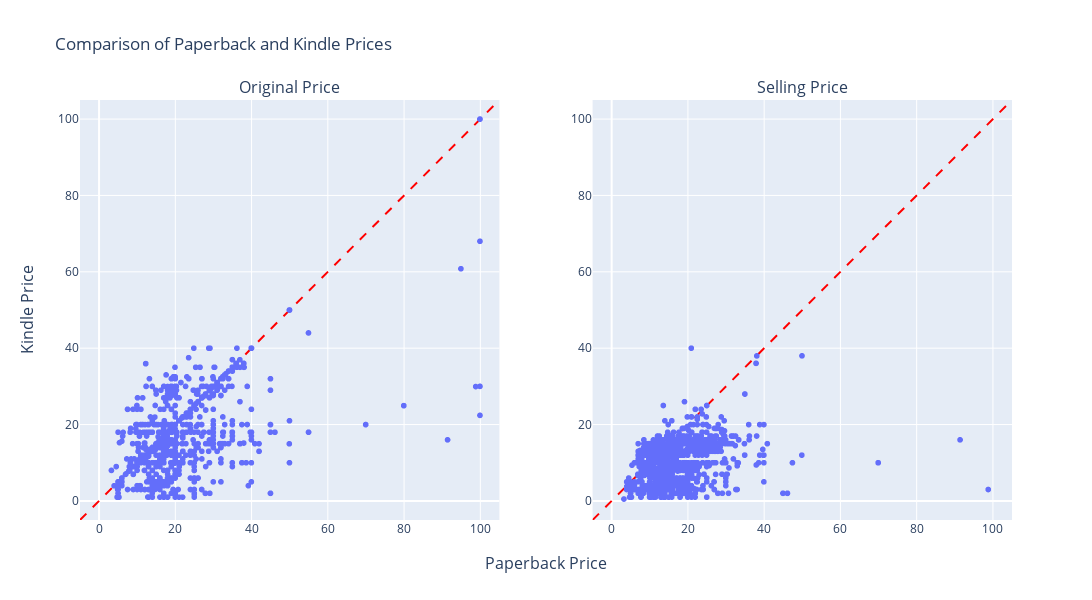
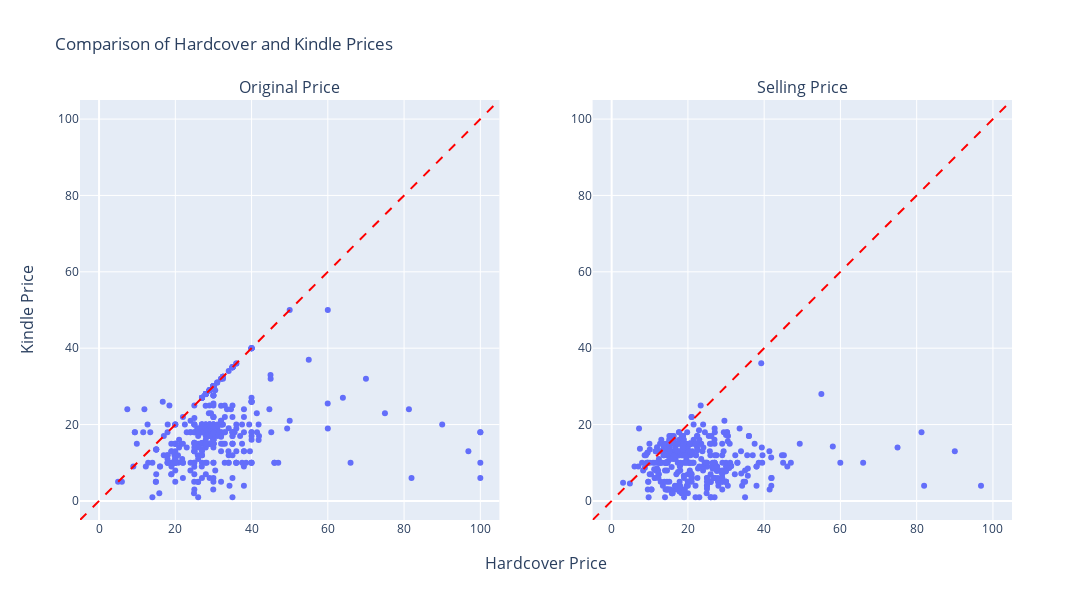
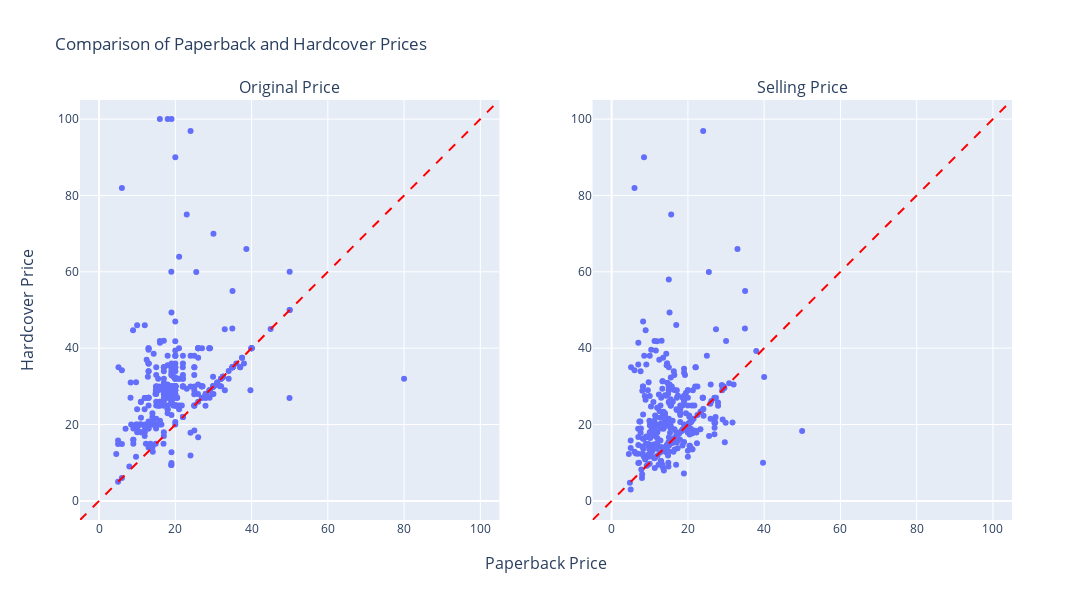

These figures' notebook cell, in order:
### Code cell
def plot_book_price_scatter(data: pd.DataFrame):
    # 調整價格的方法
    def adjust_price(df, column):
        adjusted_column = f"{column}-adjusted"
        df[adjusted_column] = df[column].apply(lambda x: min(x, 100))
        return adjusted_column

    # 設置軸的範圍和單位長
    min_val = 0
    max_val = 100
    buffer = 5  # 預留邊緣緩衝區
    min_val -= buffer
    max_val += buffer

    # 各種版本的組合
    combinations = [("paperback", "kindle"), ("hardcover", "kindle"), ("paperback", "hardcover")]

    for version1, version2 in combinations:
        # 篩選掉缺少必要數據的行
        filtered_data = data.dropna(subset=[f"{version1}-original_price", f"{version2}-original_price"])

        # 調整價格
        adjusted_data = filtered_data.copy()
        adjusted_version1_original = adjust_price(adjusted_data, f"{version1}-original_price")
        adjusted_version2_original = adjust_price(adjusted_data, f"{version2}-original_price")

        # 創建子圖（調整價格）
        fig = make_subplots(rows=1, cols=2, subplot_titles=("Original Price", "Selling Price"), x_title=f"{version1.capitalize()} Price", y_title=f"{version2.capitalize()} Price")

        # 原價-調整
        scatter1 = px.scatter(adjusted_data, x=adjusted_version1_original, y=adjusted_version2_original)
        scatter1.update_traces(showlegend=False)
        fig.add_traces(scatter1.data, rows=1, cols=1)

        # 售價-調整
        scatter2 = px.scatter(adjusted_data, x=f"{version1}-selling_price", y=f"{version2}-selling_price")
        scatter2.update_traces(showlegend=False)
        fig.add_traces(scatter2.data, rows=1, cols=2)

        # 更新子圖佈局，設置軸範圍和單位長
        fig.update_layout(
            height=600,
            width=1200,
            title_text=f"Comparison of {version1.capitalize()} and {version2.capitalize()} Prices",
            xaxis1=dict(range=[min_val, max_val]),
            yaxis1=dict(range=[min_val, max_val]),
            xaxis2=dict(range=[min_val, max_val]),
            yaxis2=dict(range=[min_val, max_val]),
        )

        # 添加45度線
        for i in range(1, 3):
            fig.add_trace(go.Scatter(x=[min_val, max_val], y=[min_val, max_val], mode="lines", line=dict(color="red", dash="dash"), showlegend=False), row=1, col=i)

        fig.write_image(f"0808_figs knidle_1dep 3formats/price scatter - {version1} - {version2}.svg")
        fig.show()


# 假設你的數據存在 data_kindle_1dep
plot_book_price_scatter(data_kindle_1dep)

### Figure 1 — Plotly figure (JSON) as saved in the notebook; plotly's stock layout.template omitted (floating-point values rounded to 4 significant figures; data arrays with more than 128 entries replaced by an {"elided": "..."} marker saying what was removed)
{"data": [{"hovertemplate": "paperback-original_price-adjusted=%{x}<br>kindle-original_price-adjusted=%{y}<extra></extra>", "legendgroup": "", "marker": {"color": "#636efa", "symbol": "circle"}, "mode": "markers", "name": "", "showlegend": false, "type": "scattergl", "x": {"elided": "1529 float values"}, "xaxis": "x", "y": {"elided": "1529 float values"}, "yaxis": "y"}, {"hovertemplate": "paperback-selling_price=%{x}<br>kindle-selling_price=%{y}<extra></extra>", "legendgroup": "", "marker": {"color": "#636efa", "symbol": "circle"}, "mode": "markers", "name": "", "showlegend": false, "type": "scattergl", "x": {"elided": "1529 float values"}, "xaxis": "x2", "y": {"elided": "1529 float values"}, "yaxis": "y2"}, {"line": {"color": "red", "dash": "dash"}, "mode": "lines", "showlegend": false, "type": "scatter", "x": [-5, 105], "xaxis": "x", "y": [-5, 105], "yaxis": "y"}, {"line": {"color": "red", "dash": "dash"}, "mode": "lines", "showlegend": false, "type": "scatter", "x": [-5, 105], "xaxis": "x2", "y": [-5, 105], "yaxis": "y2"}], "layout": {"annotations": [{"font": {"size": 16}, "showarrow": false, "text": "Original Price", "x": 0.225, "xanchor": "center", "xref": "paper", "y": 1, "yanchor": "bottom", "yref": "paper"}, {"font": {"size": 16}, "showarrow": false, "text": "Selling Price", "x": 0.775, "xanchor": "center", "xref": "paper", "y": 1, "yanchor": "bottom", "yref": "paper"}, {"font": {"size": 16}, "showarrow": false, "text": "Paperback Price", "x": 0.5, "xanchor": "center", "xref": "paper", "y": 0, "yanchor": "top", "yref": "paper", "yshift": -30}, {"font": {"size": 16}, "showarrow": false, "text": "Kindle Price", "textangle": -90, "x": 0, "xanchor": "right", "xref": "paper", "xshift": -40, "y": 0.5, "yanchor": "middle", "yref": "paper"}], "height": 600, "title": {"text": "Comparison of Paperback and Kindle Prices"}, "width": 1200, "xaxis": {"anchor": "y", "domain": [0, 0.45], "range": [-5, 105]}, "xaxis2": {"anchor": "y2", "domain": [0.55, 1], "range": [-5, 105]}, "yaxis": {"anchor": "x", "domain": [0, 1], "range": [-5, 105]}, "yaxis2": {"anchor": "x2", "domain": [0, 1], "range": [-5, 105]}}}

### Figure 2 — Plotly figure (JSON) as saved in the notebook; plotly's stock layout.template omitted (floating-point values rounded to 4 significant figures; data arrays with more than 128 entries replaced by an {"elided": "..."} marker saying what was removed)
{"data": [{"hovertemplate": "hardcover-original_price-adjusted=%{x}<br>kindle-original_price-adjusted=%{y}<extra></extra>", "legendgroup": "", "marker": {"color": "#636efa", "symbol": "circle"}, "mode": "markers", "name": "", "orientation": "v", "showlegend": false, "type": "scatter", "x": {"elided": "396 float values"}, "xaxis": "x", "y": {"elided": "396 float values"}, "yaxis": "y"}, {"hovertemplate": "hardcover-selling_price=%{x}<br>kindle-selling_price=%{y}<extra></extra>", "legendgroup": "", "marker": {"color": "#636efa", "symbol": "circle"}, "mode": "markers", "name": "", "orientation": "v", "showlegend": false, "type": "scatter", "x": {"elided": "396 float values"}, "xaxis": "x2", "y": {"elided": "396 float values"}, "yaxis": "y2"}, {"line": {"color": "red", "dash": "dash"}, "mode": "lines", "showlegend": false, "type": "scatter", "x": [-5, 105], "xaxis": "x", "y": [-5, 105], "yaxis": "y"}, {"line": {"color": "red", "dash": "dash"}, "mode": "lines", "showlegend": false, "type": "scatter", "x": [-5, 105], "xaxis": "x2", "y": [-5, 105], "yaxis": "y2"}], "layout": {"annotations": [{"font": {"size": 16}, "showarrow": false, "text": "Original Price", "x": 0.225, "xanchor": "center", "xref": "paper", "y": 1, "yanchor": "bottom", "yref": "paper"}, {"font": {"size": 16}, "showarrow": false, "text": "Selling Price", "x": 0.775, "xanchor": "center", "xref": "paper", "y": 1, "yanchor": "bottom", "yref": "paper"}, {"font": {"size": 16}, "showarrow": false, "text": "Hardcover Price", "x": 0.5, "xanchor": "center", "xref": "paper", "y": 0, "yanchor": "top", "yref": "paper", "yshift": -30}, {"font": {"size": 16}, "showarrow": false, "text": "Kindle Price", "textangle": -90, "x": 0, "xanchor": "right", "xref": "paper", "xshift": -40, "y": 0.5, "yanchor": "middle", "yref": "paper"}], "height": 600, "title": {"text": "Comparison of Hardcover and Kindle Prices"}, "width": 1200, "xaxis": {"anchor": "y", "domain": [0, 0.45], "range": [-5, 105]}, "xaxis2": {"anchor": "y2", "domain": [0.55, 1], "range": [-5, 105]}, "yaxis": {"anchor": "x", "domain": [0, 1], "range": [-5, 105]}, "yaxis2": {"anchor": "x2", "domain": [0, 1], "range": [-5, 105]}}}

### Figure 3 — Plotly figure (JSON) as saved in the notebook; plotly's stock layout.template omitted (floating-point values rounded to 4 significant figures; data arrays with more than 128 entries replaced by an {"elided": "..."} marker saying what was removed)
{"data": [{"hovertemplate": "paperback-original_price-adjusted=%{x}<br>hardcover-original_price-adjusted=%{y}<extra></extra>", "legendgroup": "", "marker": {"color": "#636efa", "symbol": "circle"}, "mode": "markers", "name": "", "orientation": "v", "showlegend": false, "type": "scatter", "x": {"elided": "363 float values"}, "xaxis": "x", "y": {"elided": "363 float values"}, "yaxis": "y"}, {"hovertemplate": "paperback-selling_price=%{x}<br>hardcover-selling_price=%{y}<extra></extra>", "legendgroup": "", "marker": {"color": "#636efa", "symbol": "circle"}, "mode": "markers", "name": "", "orientation": "v", "showlegend": false, "type": "scatter", "x": {"elided": "363 float values"}, "xaxis": "x2", "y": {"elided": "363 float values"}, "yaxis": "y2"}, {"line": {"color": "red", "dash": "dash"}, "mode": "lines", "showlegend": false, "type": "scatter", "x": [-5, 105], "xaxis": "x", "y": [-5, 105], "yaxis": "y"}, {"line": {"color": "red", "dash": "dash"}, "mode": "lines", "showlegend": false, "type": "scatter", "x": [-5, 105], "xaxis": "x2", "y": [-5, 105], "yaxis": "y2"}], "layout": {"annotations": [{"font": {"size": 16}, "showarrow": false, "text": "Original Price", "x": 0.225, "xanchor": "center", "xref": "paper", "y": 1, "yanchor": "bottom", "yref": "paper"}, {"font": {"size": 16}, "showarrow": false, "text": "Selling Price", "x": 0.775, "xanchor": "center", "xref": "paper", "y": 1, "yanchor": "bottom", "yref": "paper"}, {"font": {"size": 16}, "showarrow": false, "text": "Paperback Price", "x": 0.5, "xanchor": "center", "xref": "paper", "y": 0, "yanchor": "top", "yref": "paper", "yshift": -30}, {"font": {"size": 16}, "showarrow": false, "text": "Hardcover Price", "textangle": -90, "x": 0, "xanchor": "right", "xref": "paper", "xshift": -40, "y": 0.5, "yanchor": "middle", "yref": "paper"}], "height": 600, "title": {"text": "Comparison of Paperback and Hardcover Prices"}, "width": 1200, "xaxis": {"anchor": "y", "domain": [0, 0.45], "range": [-5, 105]}, "xaxis2": {"anchor": "y2", "domain": [0.55, 1], "range": [-5, 105]}, "yaxis": {"anchor": "x", "domain": [0, 1], "range": [-5, 105]}, "yaxis2": {"anchor": "x2", "domain": [0, 1], "range": [-5, 105]}}}
